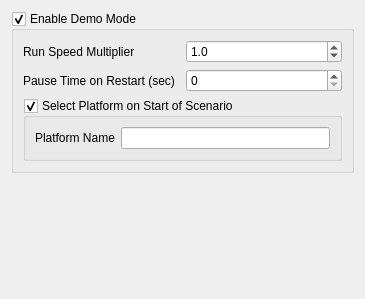
<?xml version="1.0" encoding="UTF-8"?>
<ui version="4.0">
 <class>WkPrefWidget</class>
 <widget class="QWidget" name="WkPrefWidget">
  <property name="geometry">
   <rect>
    <x>0</x>
    <y>0</y>
    <width>365</width>
    <height>299</height>
   </rect>
  </property>
  <property name="windowTitle">
   <string>Demo Mode</string>
  </property>
  <layout class="QVBoxLayout" name="verticalLayout_2">
   <item>
    <widget class="QGroupBox" name="enableGroupBox">
     <property name="title">
      <string>Enable Demo Mode</string>
     </property>
     <property name="checkable">
      <bool>true</bool>
     </property>
     <layout class="QVBoxLayout" name="verticalLayout">
      <item>
       <layout class="QGridLayout" name="gridLayout">
        <item row="0" column="0">
         <widget class="QLabel" name="runSpeedLabel">
          <property name="text">
           <string>Run Speed Multiplier</string>
          </property>
         </widget>
        </item>
        <item row="0" column="1">
         <widget class="QDoubleSpinBox" name="runSpeedDoubleSpinBox">
          <property name="decimals">
           <number>1</number>
          </property>
          <property name="minimum">
           <double>0.100000000000000</double>
          </property>
          <property name="maximum">
           <double>1000.000000000000000</double>
          </property>
          <property name="singleStep">
           <double>0.100000000000000</double>
          </property>
          <property name="value">
           <double>1.000000000000000</double>
          </property>
         </widget>
        </item>
        <item row="1" column="0">
         <widget class="QLabel" name="pauseLabel">
          <property name="text">
           <string>Pause Time on Restart (sec)</string>
          </property>
         </widget>
        </item>
        <item row="1" column="1">
         <widget class="QSpinBox" name="pauseSpinBox">
          <property name="minimum">
           <number>0</number>
          </property>
          <property name="maximum">
           <number>60</number>
          </property>
          <property name="value">
           <number>0</number>
          </property>
         </widget>
        </item>
       </layout>
      </item>
      <item>
       <widget class="QGroupBox" name="selectGroupBox">
        <property name="title">
         <string>Select Platform on Start of Scenario</string>
        </property>
        <property name="checkable">
         <bool>true</bool>
        </property>
        <layout class="QHBoxLayout" name="horizontalLayout_3">
         <item>
          <widget class="QLabel" name="platformLabel">
           <property name="text">
            <string>Platform Name</string>
           </property>
          </widget>
         </item>
         <item>
          <widget class="QLineEdit" name="platformLineEdit"/>
         </item>
        </layout>
       </widget>
      </item>
     </layout>
    </widget>
   </item>
   <item>
    <spacer name="verticalSpacer">
     <property name="orientation">
      <enum>Qt::Vertical</enum>
     </property>
     <property name="sizeHint" stdset="0">
      <size>
       <width>20</width>
       <height>40</height>
      </size>
     </property>
    </spacer>
   </item>
  </layout>
 </widget>
 <tabstops>
  <tabstop>enableGroupBox</tabstop>
  <tabstop>runSpeedDoubleSpinBox</tabstop>
  <tabstop>pauseSpinBox</tabstop>
  <tabstop>selectGroupBox</tabstop>
  <tabstop>platformLineEdit</tabstop>
 </tabstops>
 <resources/>
 <connections/>
</ui>
